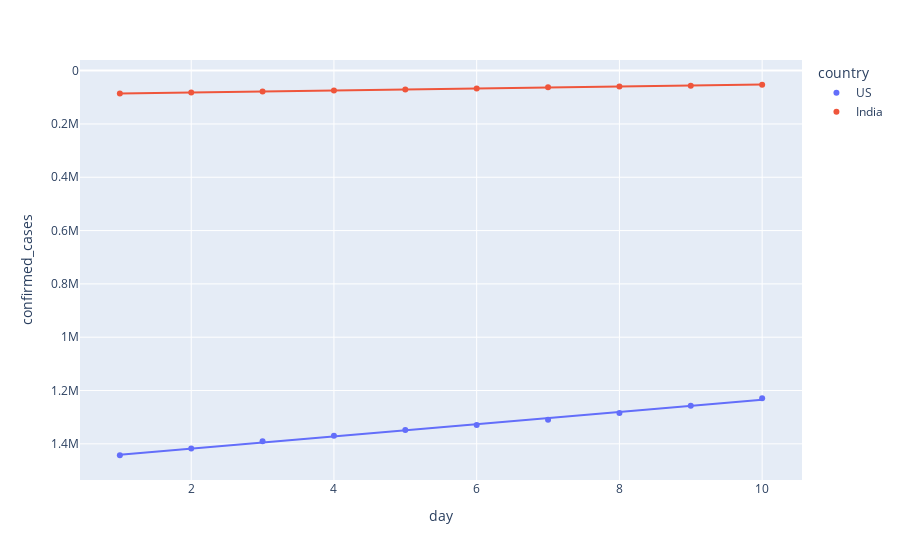

This figure's notebook cell:
### Code cell
# Last 10 days
df = pd.concat([us_confirmed.iloc[:10,],india_confirmed.iloc[:10,]],ignore_index=True)
fig = px.scatter(df, x="day", y="confirmed_cases", color="country", trendline="ols")
fig['layout']['yaxis']['autorange'] = "reversed"
fig.show()

results = px.get_trendline_results(fig)
print(results)

### Figure 1 — Plotly figure (JSON) as saved in the notebook; plotly's stock layout.template omitted (floating-point values rounded to 4 significant figures)
{"data": [{"hovertemplate": "country=US<br>day=%{x}<br>confirmed_cases=%{y}<extra></extra>", "legendgroup": "US", "marker": {"color": "#636efa", "symbol": "circle"}, "mode": "markers", "name": "US", "showlegend": true, "type": "scatter", "x": [1, 2, 3, 4, 5, 6, 7, 8, 9, 10], "xaxis": "x", "y": [1442824, 1417774, 1390406, 1369376, 1347881, 1329260, 1309550, 1283929, 1257023, 1229331], "yaxis": "y"}, {"hovertemplate": "<b>OLS trendline</b><br>confirmed_cases = -22892 * day + 1.46364e+06<br>R<sup>2</sup>=0.997189<br><br>country=US<br>day=%{x}<br>confirmed_cases=%{y} <b>(trend)</b><extra></extra>", "legendgroup": "US", "marker": {"color": "#636efa", "symbol": "circle"}, "mode": "lines", "name": "US", "showlegend": false, "type": "scatter", "x": [1, 2, 3, 4, 5, 6, 7, 8, 9, 10], "xaxis": "x", "y": [1441000.0, 1418000.0, 1395000.0, 1372000.0, 1349000.0, 1326000.0, 1303000.0, 1281000.0, 1258000.0, 1235000.0], "yaxis": "y"}, {"hovertemplate": "country=India<br>day=%{x}<br>confirmed_cases=%{y}<extra></extra>", "legendgroup": "India", "marker": {"color": "#EF553B", "symbol": "circle"}, "mode": "markers", "name": "India", "showlegend": true, "type": "scatter", "x": [1, 2, 3, 4, 5, 6, 7, 8, 9, 10], "xaxis": "x", "y": [85784, 81997, 78055, 74292, 70768, 67161, 62808, 59695, 56351, 52987], "yaxis": "y"}, {"hovertemplate": "<b>OLS trendline</b><br>confirmed_cases = -3663.96 * day + 89141.6<br>R<sup>2</sup>=0.999157<br><br>country=India<br>day=%{x}<br>confirmed_cases=%{y} <b>(trend)</b><extra></extra>", "legendgroup": "India", "marker": {"color": "#EF553B", "symbol": "circle"}, "mode": "lines", "name": "India", "showlegend": false, "type": "scatter", "x": [1, 2, 3, 4, 5, 6, 7, 8, 9, 10], "xaxis": "x", "y": [85480.0, 81810.0, 78150.0, 74490.0, 70820.0, 67160.0, 63490.0, 59830.0, 56170.0, 52500.0], "yaxis": "y"}], "layout": {"legend": {"title": {"text": "country"}, "tracegroupgap": 0}, "margin": {"t": 60}, "xaxis": {"anchor": "y", "domain": [0, 1], "title": {"text": "day"}}, "yaxis": {"anchor": "x", "autorange": "reversed", "domain": [0, 1], "title": {"text": "confirmed_cases"}}}}
